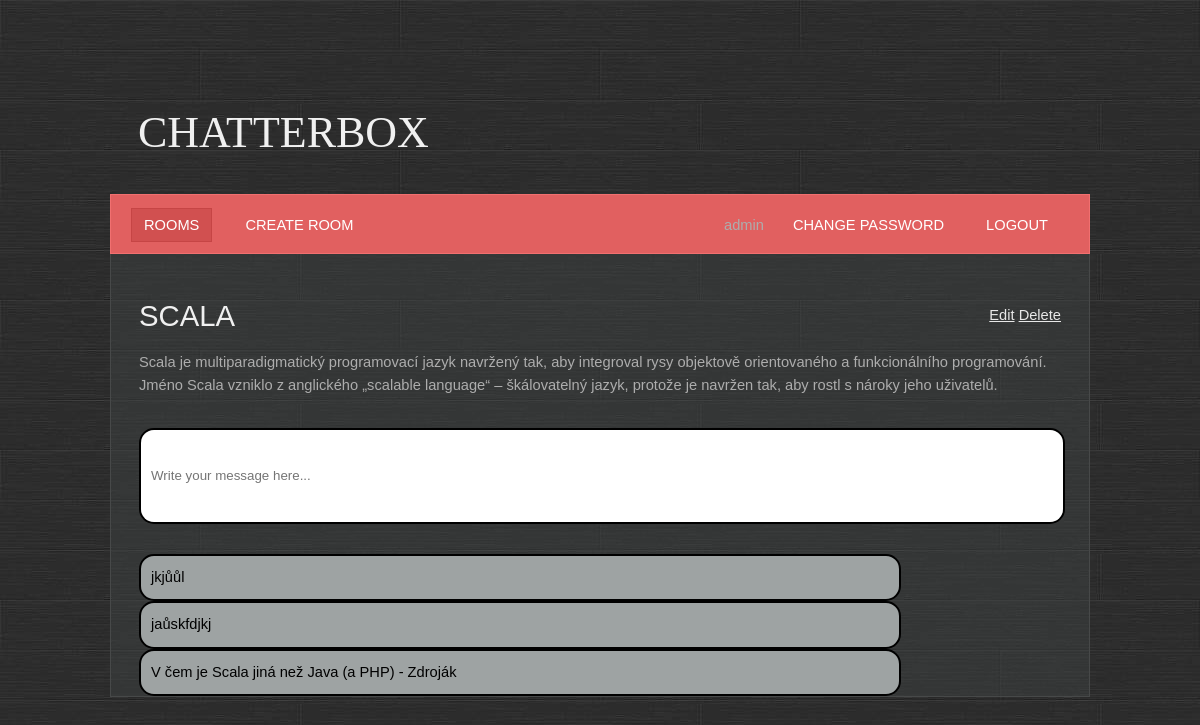
Page /room/detial/4/ (signed in) on the earlier database version.
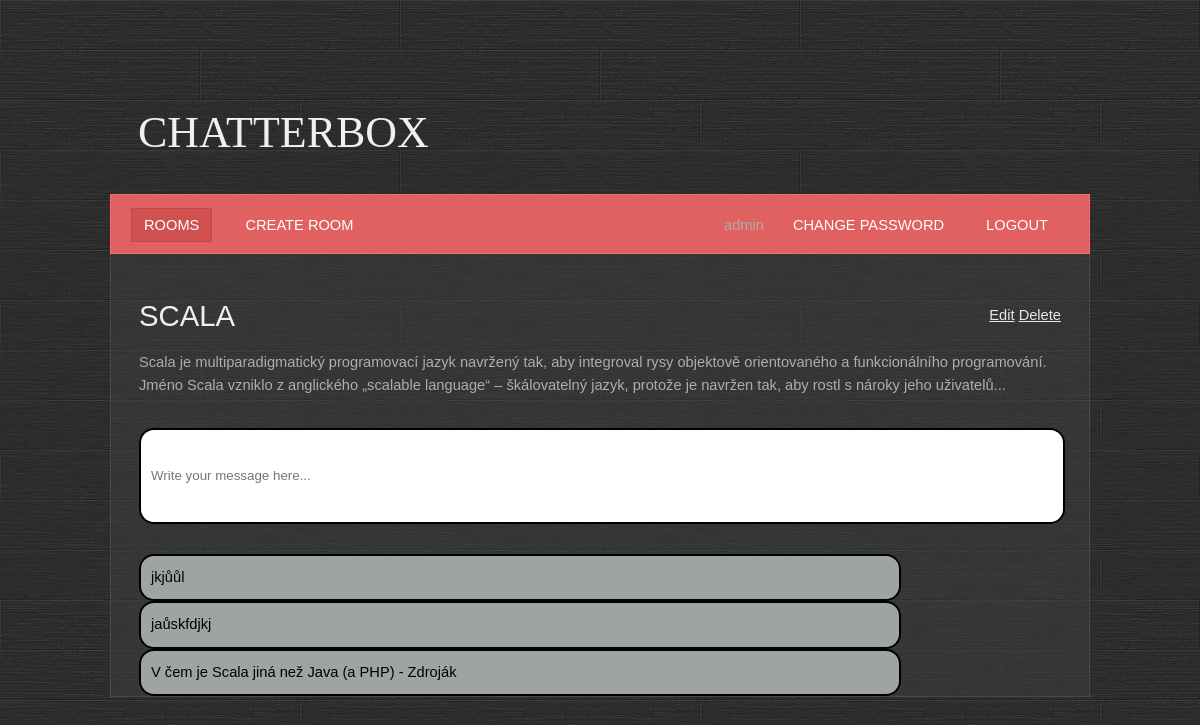
Same page on the later database version.
### base/models.py (models this page shows, shortened)
class Room(Model):
    name = models.CharField(max_length=200, unique=True)
    description = models.TextField(null=True, blank=True)
    participants = models.ManyToManyField(User, related_name='participants', blank=True)
    created = models.DateTimeField(auto_now_add=True)
    updated = models.DateTimeField(auto_now=True)
    class Meta:
        ordering = ['-created', 'name']

### base/views.py (the view, shortened to what this page needs)
# urls.py: path('room/detial/<pk>/', base.views.room, name='room'),
@login_required
def room(request, pk):
    room = Room.objects.get(id=pk)
    messages = room.message_set.all()
    context = {'room': room,
               'messages': messages}
    return render(request, template_name='base/room.html', context=context)

### base/templates/base/room.html (shortened to what this page needs)
{% extends 'main.html' %}
{% block content %}
    <div class="last-child">
                <a href="{% url 'room_update' room.id %}">Edit</a>
                <a href="{% url 'room_delete' room.id %}">Delete</a>
    </div>
    <h1>{{ room.name }}</h1>
    <br>
    <div class="box">{{ room.description }}</div>
    <div class="box room__message">
        <form method="post">
            <input name="body" placeholder="Write your message here..."/>
    </form>
    </div>
    {% for message in messages %}
        <div class="message">{{ message.body }}</div>
    {% endfor %}
{% endblock %}

Differences in the rows shown:
changed Room "SCALA": description "…rostl s nároky jeho uživatelů." → "…rostl s nároky jeho uživatelů..."
